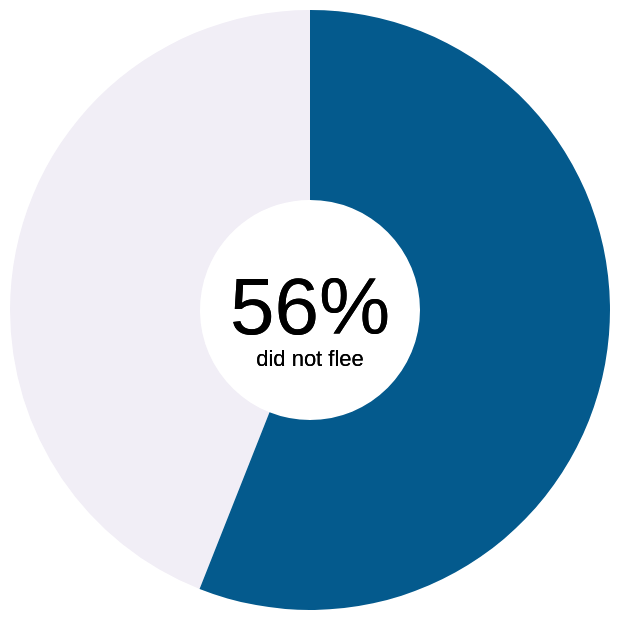

Here is the Vega-Lite specification saved for this chart:
### Vega-Lite specification from a JSON file in a GitHub repository (floating-point values rounded to 4 significant figures)
{"$schema": "https://vega.github.io/schema/vega-lite/v5.json", "config": {"view": {"stroke": null}}, "width": "container", "data": {"values": [{"category": "Signs of Mental Illness", "value": 0.44}, {"category": "No Signs of Mental Illness", "value": 0.56}]}, "layer": [{"mark": {"type": "arc", "innerRadius": 55}, "encoding": {"theta": {"field": "value", "type": "quantitative"}, "color": {"field": "category", "scale": {"range": ["#045a8d", "#f1eef6"]}, "legend": null}}}, {"mark": {"type": "text", "text": "56%", "fontSize": 40}, "encoding": {"color": {"value": "black"}}}, {"mark": {"type": "text", "text": "did not flee", "dy": 25}, "encoding": {"color": {"value": "black"}}}]}
